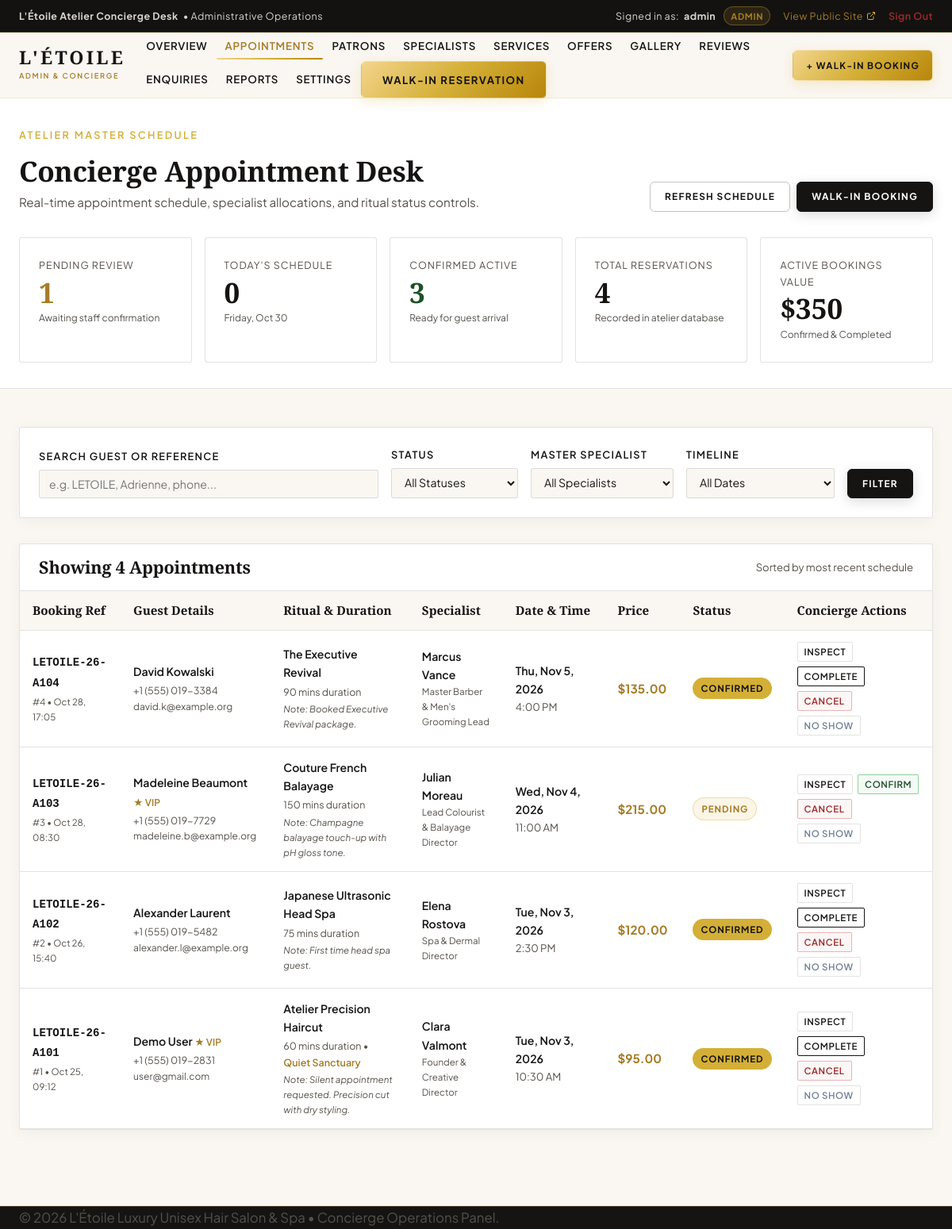
Screenshot of /admin-appointments.php (signed in) with the database file from the repository.
### tables this page shows
CREATE TABLE `appointments` (
  `id` INT UNSIGNED NOT NULL AUTO_INCREMENT,
  `booking_reference` VARCHAR(20) NOT NULL COMMENT 'Human-friendly reference code e.g. LETOILE-2026-X892',
  `customer_id` INT UNSIGNED NOT NULL,
  `staff_id` INT UNSIGNED NULL DEFAULT NULL COMMENT 'NULL signifies Any Available Master Specialist',
  `service_id` INT UNSIGNED NULL DEFAULT NULL COMMENT 'Linked service or NULL if booked as standalone package offer',
  `offer_id` INT UNSIGNED NULL DEFAULT NULL COMMENT 'Linked package offer if applicable',
  `appointment_date` DATE NOT NULL,
  `appointment_time` TIME NOT NULL,
  `duration_minutes` SMALLINT UNSIGNED NOT NULL DEFAULT 60,
  `total_price` DECIMAL(10,2) NOT NULL DEFAULT 0.00,
  `status` ENUM('pending', 'confirmed', 'in_progress', 'completed', 'cancelled', 'no_show') NOT NULL DEFAULT 'pending',
  `silent_appointment` TINYINT(1) NOT NULL DEFAULT 0 COMMENT 'Guest preference for quiet service without conversational dialogue',
  `notes` TEXT NULL DEFAULT NULL COMMENT 'Guest notes, color history, product sensitivities',
  `cancellation_reason` VARCHAR(255) NULL DEFAULT NULL,
  `created_at` TIMESTAMP NOT NULL DEFAULT CURRENT_TIMESTAMP,
  `updated_at` TIMESTAMP NOT NULL DEFAULT CURRENT_TIMESTAMP ON UPDATE CURRENT_TIMESTAMP,
  PRIMARY KEY (`id`),
  UNIQUE KEY `uk_appointments_ref` (`booking_reference`),
  KEY `idx_appointments_customer` (`customer_id`),
  KEY `idx_appointments_staff` (`staff_id`),
  KEY `idx_appointments_service` (`service_id`),
  KEY `idx_appointments_offer` (`offer_id`),
  KEY `idx_appointments_date_time` (`appointment_date`, `appointment_time`),
  KEY `idx_appointments_status` (`status`),
  CONSTRAINT `fk_appointments_customer` FOREIGN KEY (`customer_id`) REFERENCES `customers` (`id`) ON DELETE RESTRICT ON UPDATE CASCADE,
  CONSTRAINT `fk_appointments_staff` FOREIGN KEY (`staff_id`) REFERENCES `staff` (`id`) ON DELETE SET NULL ON UPDATE CASCADE,
  CONSTRAINT `fk_appointments_service` FOREIGN KEY (`service_id`) REFERENCES `services` (`id`) ON DELETE RESTRICT ON UPDATE CASCADE,
  CONSTRAINT `fk_appointments_offer` FOREIGN KEY (`offer_id`) REFERENCES `offers` (`id`) ON DELETE SET NULL ON UPDATE CASCADE
);

CREATE TABLE `customers` (
  `id` INT UNSIGNED NOT NULL AUTO_INCREMENT,
  `user_id` INT UNSIGNED NULL DEFAULT NULL COMMENT 'Optional link if customer creates self-service account in future',
  `first_name` VARCHAR(50) NOT NULL,
  `last_name` VARCHAR(50) NOT NULL,
  `email` VARCHAR(100) NOT NULL,
  `phone` VARCHAR(25) NOT NULL,
  `gender_preference` ENUM('Unisex / Flexible', 'Women\'s Styling Focus', 'Men\'s Barbering Focus') NOT NULL DEFAULT 'Unisex / Flexible',
  `allergies_notes` TEXT NULL DEFAULT NULL COMMENT 'Chemical sensitivities, product allergies, or silent appointment preference',
  `is_vip` TINYINT(1) NOT NULL DEFAULT 0,
  `created_at` TIMESTAMP NOT NULL DEFAULT CURRENT_TIMESTAMP,
  `updated_at` TIMESTAMP NOT NULL DEFAULT CURRENT_TIMESTAMP ON UPDATE CURRENT_TIMESTAMP,
  PRIMARY KEY (`id`),
  UNIQUE KEY `uk_customers_email` (`email`),
  KEY `idx_customers_phone` (`phone`),
  KEY `idx_customers_name` (`last_name`, `first_name`),
  KEY `fk_customers_user_id` (`user_id`),
  CONSTRAINT `fk_customers_user` FOREIGN KEY (`user_id`) REFERENCES `users` (`id`) ON DELETE SET NULL ON UPDATE CASCADE
);

CREATE TABLE `staff` (
  `id` INT UNSIGNED NOT NULL AUTO_INCREMENT,
  `user_id` INT UNSIGNED NULL DEFAULT NULL COMMENT 'Staff login user account link',
  `slug` VARCHAR(60) NOT NULL COMMENT 'URL identifier e.g. clara-valmont, matches frontend query params',
  `full_name` VARCHAR(80) NOT NULL,
  `role_title` VARCHAR(100) NOT NULL COMMENT 'e.g. Founder & Creative Director, Lead Colourist & Balayage',
  `bio` TEXT NOT NULL,
  `specialties` VARCHAR(255) NOT NULL COMMENT 'Comma-separated tags e.g. French Bob, Precision Dry Cutting',
  `experience_years` TINYINT UNSIGNED NOT NULL DEFAULT 5,
  `avatar_url` VARCHAR(255) NULL DEFAULT NULL,
  `working_days` VARCHAR(100) NOT NULL DEFAULT 'Tue,Wed,Thu,Fri,Sat',
  `is_available` TINYINT(1) NOT NULL DEFAULT 1,
  `display_order` SMALLINT UNSIGNED NOT NULL DEFAULT 0,
  `created_at` TIMESTAMP NOT NULL DEFAULT CURRENT_TIMESTAMP,
  `updated_at` TIMESTAMP NOT NULL DEFAULT CURRENT_TIMESTAMP ON UPDATE CURRENT_TIMESTAMP,
  PRIMARY KEY (`id`),
  UNIQUE KEY `uk_staff_slug` (`slug`),
  UNIQUE KEY `uk_staff_user_id` (`user_id`),
  KEY `idx_staff_available` (`is_available`),
  KEY `idx_staff_display_order` (`display_order`),
  CONSTRAINT `fk_staff_user` FOREIGN KEY (`user_id`) REFERENCES `users` (`id`) ON DELETE SET NULL ON UPDATE CASCADE
);

### admin-appointments.php (the view, shortened to what the rows shown need)
<?php
require_once __DIR__ . '/includes/bootstrap.php';
try {
    $pdo = Database::getConnection();
    $where = ["1=1"];
    $params = [];
    $whereSql = implode(' AND ', $where);
    $sql = "
        SELECT
            a.id,
            a.booking_reference,
            a.appointment_date,
            a.appointment_time,
            a.duration_minutes,
            a.total_price,
            a.status,
            a.silent_appointment,
            a.notes,
            a.cancellation_reason,
            a.created_at,
            c.id AS customer_id,
            c.first_name,
            c.last_name,
            c.email AS customer_email,
            c.phone AS customer_phone,
            c.gender_preference,
            c.is_vip,
            COALESCE(s.name, o.title, 'Bespoke Ritual') AS service_name,
            st.id AS staff_id,
            st.full_name AS specialist_name,
            st.role_title AS specialist_role
        FROM appointments a
        JOIN customers c ON a.customer_id = c.id
        LEFT JOIN services s ON a.service_id = s.id
        LEFT JOIN offers o ON a.offer_id = o.id
        LEFT JOIN staff st ON a.staff_id = st.id
        WHERE {$whereSql}
        ORDER BY a.appointment_date DESC, a.appointment_time DESC
        LIMIT 100
    ";
    $stmt = $pdo->prepare($sql);
    $stmt->execute($params);
    $appointments = $stmt->fetchAll();
} catch (Exception $e) {
    AppLogger::error("Admin appointments query error: " . $e->getMessage());
    $appointments = [];
    $staffList = [];
    $statusError = "Could not load appointments. Please ensure MySQL is running.";
}
?>
<!DOCTYPE html>
<html lang="en">
<head>
  <link rel="stylesheet" href="assets/css/style.css">
  <link rel="stylesheet" href="assets/css/responsive.css">
</head>
<body style="background-color: var(--color-ivory);">
  <section style="background-color: var(--color-white); border-bottom: 1px solid var(--color-charcoal-border); padding: var(--space-xl) 0;">
    <div class="container">
      <div style="display:flex; justify-content:space-between; align-items:flex-end; flex-wrap:wrap; gap:var(--space-md);">
        <div>
          <h1 style="font-family: var(--font-serif); font-size: 2.2rem; color: var(--color-charcoal); margin: 4px 0 6px;">
            Concierge Appointment Desk
          </h1>
        </div>
      </div>
    </div>
  </section>
  <main style="padding: var(--space-2xl) 0 var(--space-4xl);">
    <div class="container">
      <div class="table-container">
        <?php if (empty($appointments)): ?>
          <div style="text-align:center; padding:var(--space-3xl) var(--space-md);">
            <p style="color:var(--color-charcoal-muted); font-size:0.95rem; margin-bottom:var(--space-md);">
              No appointments match your active filter criteria.
            </p>
            <a href="admin-appointments.php" class="btn btn-outline btn-sm">Clear All Filters</a>
          </div>
        <?php else: ?>
          <table class="admin-table">
            <thead>
              <tr>
                <th>Booking Ref</th>
                <th>Guest Details</th>
                <th>Ritual &amp; Duration</th>
                <th>Specialist</th>
                <th>Date &amp; Time</th>
                <th>Price</th>
                <th>Status</th>
                <th>Concierge Actions</th>
              </tr>
            </thead>
            <tbody>
              <?php foreach ($appointments as $apt): ?>
                <?php
                  $status = strtolower((string)$apt['status']);
                  $statusClass = 'status-' . $status;
                  $fDate = date('D, M j, Y', strtotime($apt['appointment_date']));
                  $fTime = date('g:i A', strtotime($apt['appointment_time']));
                  $isToday = ($apt['appointment_date'] === date('Y-m-d'));
                ?>
                <tr id="row-apt-<?php echo (int)$apt['id']; ?>" style="<?php echo $isToday ? 'background:rgba(197,164,109,0.06);' : ''; ?>">
                  <td>
                    <strong style="font-family:monospace; font-size:0.88rem; color:var(--color-charcoal);">
                      <?php echo e($apt['booking_reference']); ?>
                    </strong>
                    <div style="font-size:0.72rem; color:var(--color-charcoal-muted); margin-top:2px;">
                      #<?php echo (int)$apt['id']; ?> &bull; <?php echo date('M j, H:i', strtotime($apt['created_at'])); ?>
                    </div>
                  </td>
                  <td>
                    <div style="font-weight:600; color:var(--color-charcoal);">
                      <a href="admin-customer-detail.php?id=<?php echo (int)$apt['customer_id']; ?>" style="color:var(--color-charcoal); text-decoration:none;" title="View Patron Dossier">
                        <?php echo e($apt['first_name'] . ' ' . $apt['last_name']); ?>
                      </a>
                      <?php if (!empty($apt['is_vip'])): ?>
                        <span style="color:var(--color-champagne-dark); font-size:0.75rem;" title="VIP Patron">&#9733; VIP</span>
                      <?php endif; ?>
                    </div>
                    <div style="font-size:0.78rem; color:var(--color-charcoal-muted); margin-top:2px;">
                      <a href="tel:<?php echo e($apt['customer_phone']); ?>" style="color:inherit;"><?php echo e($apt['customer_phone']); ?></a>
                    </div>
                    <div style="font-size:0.75rem; color:var(--color-charcoal-muted);">
                      <?php echo e($apt['customer_email']); ?>
                    </div>
                  </td>
                  <td>
                    <div style="font-weight:600;"><?php echo e($apt['service_name']); ?></div>
                    <div style="font-size:0.78rem; color:var(--color-charcoal-muted); margin-top:2px;">
                      <?php echo (int)$apt['duration_minutes']; ?> mins duration
                      <?php if (!empty($apt['silent_appointment'])): ?>
                        &bull; <span style="color:var(--color-champagne-dark); font-weight:600;">Quiet Sanctuary</span>
                      <?php endif; ?>
                    </div>
                    <?php if (!empty($apt['notes'])): ?>
                      <div style="font-size:0.72rem; color:var(--color-charcoal-muted); font-style:italic; max-width:200px; margin-top:2px;">
                        Note: <?php echo e($apt['notes']); ?>
                      </div>
                    <?php endif; ?>
                  </td>
                  <td>
                    <span style="font-weight:600; color:var(--color-charcoal);">
                      <?php echo e($apt['specialist_name'] ?: 'Unassigned / Any'); ?>
                    </span>
                    <?php if (!empty($apt['specialist_role'])): ?>
                      <div style="font-size:0.72rem; color:var(--color-charcoal-muted);">
                        <?php echo e($apt['specialist_role']); ?>
                      </div>
                    <?php endif; ?>
                  </td>
                  <td>
                    <div style="font-weight:600; <?php echo $isToday ? 'color:var(--color-champagne-dark);' : ''; ?>">
                      <?php echo e($fDate); ?>
                    </div>
                    <div style="font-size:0.82rem; color:var(--color-charcoal-muted);">
                      <?php echo e($fTime); ?>
                    </div>
                  </td>
                  <td>
                    <strong style="color:var(--color-champagne-dark); font-size:0.95rem;">
                      $<?php echo number_format((float)$apt['total_price'], 2); ?>
                    </strong>
                  </td>
                  <td>
                    <span class="status-badge <?php echo $statusClass; ?>" id="badge-apt-<?php echo (int)$apt['id']; ?>">
                      <?php echo e(ucfirst(str_replace('_', ' ', $status))); ?>
                    </span>
                  </td>
                  <td>
                    <div class="action-btn-group" id="actions-apt-<?php echo (int)$apt['id']; ?>">
                      <button type="button" class="action-btn btn-inspect-appointment" data-id="<?php echo (int)$apt['id']; ?>" title="Inspect reservation details">
                        Inspect
                      </button>
                      <?php if ($status === 'pending'): ?>
                        <button type="button" class="action-btn action-confirm btn-update-status" data-id="<?php echo (int)$apt['id']; ?>" data-status="confirmed" title="Confirm Reservation">
                          Confirm
                        </button>
                      <?php endif; ?>
                      <?php if ($status === 'confirmed'): ?>
                        <button type="button" class="action-btn action-complete btn-update-status" data-id="<?php echo (int)$apt['id']; ?>" data-status="completed" title="Mark Ritual Completed">
                          Complete
                        </button>
                      <?php endif; ?>
                      <?php if (!in_array($status, ['completed', 'cancelled', 'no_show'], true)): ?>
                        <button type="button" class="action-btn action-cancel btn-open-cancel-modal"
                                data-id="<?php echo (int)$apt['id']; ?>"
                                data-ref="<?php echo e($apt['booking_reference']); ?>"
                                data-guest="<?php echo e($apt['first_name'] . ' ' . $apt['last_name']); ?>"
                                title="Cancel Reservation">
                          Cancel
                        </button>
                        <button type="button" class="action-btn btn-update-status" data-id="<?php echo (int)$apt['id']; ?>" data-status="no_show" style="color:#718096;" title="Mark No Show">
                          No Show
                        </button>
                      <?php endif; ?>
                    </div>
                  </td>
                </tr>
              <?php endforeach; ?>
            </tbody>
          </table>
        <?php endif; ?>
      </div>
    </div>
  </main>
</body>
</html>

### rows the page displays
appointments: booking_reference "LETOILE-26-A104", id "4", created_at "Oct 28, 17:05", customer.last_name "David Kowalski", customer.phone "+1 (555) 019-3384", customer.email "david.k@example.org", service_name "The Executive Revival", duration_minutes "90", notes "Booked Executive Revival package.", staff.full_name "Marcus Vance", staff.role_title "Master Barber & Men's Grooming Lead", appointment_date "Thu, Nov 5, 2026", appointment_time "4:00 PM", total_price "135.00", status "CONFIRMED"
appointments: booking_reference "LETOILE-26-A103", id "3", created_at "Oct 28, 08:30", customer.last_name "Madeleine Beaumont", shows "★ VIP", customer.phone "+1 (555) 019-7729", customer.email "madeleine.b@example.org", service_name "Couture French Balayage", duration_minutes "150", notes "Champagne balayage touch-up with pH gloss tone.", staff.full_name "Julian Moreau", staff.role_title "Lead Colourist & Balayage Director", appointment_date "Wed, Nov 4, 2026", appointment_time "11:00 AM", total_price "215.00", status "PENDING"
appointments: booking_reference "LETOILE-26-A102", id "2", created_at "Oct 26, 15:40", customer.last_name "Alexander Laurent", customer.phone "+1 (555) 019-5482", customer.email "alexander.l@example.org", service_name "Japanese Ultrasonic Head Spa", duration_minutes "75", notes "First time head spa guest.", staff.full_name "Elena Rostova", staff.role_title "Spa & Dermal Director", appointment_date "Tue, Nov 3, 2026", appointment_time "2:30 PM", total_price "120.00", status "CONFIRMED"
appointments: booking_reference "LETOILE-26-A101", id "1", created_at "Oct 25, 09:12", customer.last_name "Demo User", shows "★ VIP", customer.phone "+1 (555) 019-2831", customer.email "user@gmail.com", service_name "Atelier Precision Haircut", duration_minutes "60", silent_appointment "Quiet Sanctuary", notes "Silent appointment requested. Precision cut with dry styling.", staff.full_name "Clara Valmont", staff.role_title "Founder & Creative Director", appointment_date "Tue, Nov 3, 2026", appointment_time "10:30 AM", total_price "95.00", status "CONFIRMED"

### other values shown
$currentUser['username'] "admin"
$currentUser['role'] "ADMIN"
$kpis['pending'] "1"
$kpis['today'] "0"
$kpis['confirmed'] "3"
$kpis['total'] "4"
$kpis['revenue'] "350"
count($appointments) "4"
